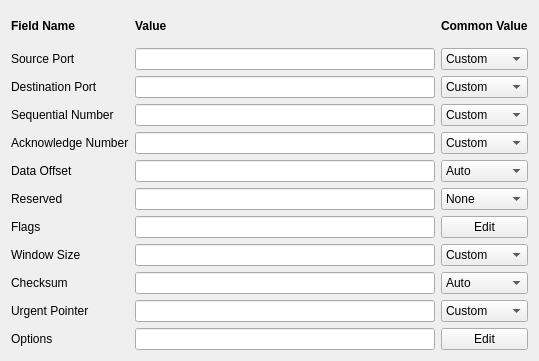
             <widget class="QWidget" name="scrollAreaWidgetContents_5">
              <property name="geometry">
               <rect>
                <x>0</x>
                <y>-194</y>
                <width>539</width>
                <height>361</height>
               </rect>
              </property>
              <layout class="QGridLayout" name="gridLayout_6">
               <item row="1" column="0">
                <widget class="QLabel" name="label_29">
                 <property name="text">
                  <string>Source Port</string>
                 </property>
                </widget>
               </item>
               <item row="4" column="0">
                <widget class="QLabel" name="label_32">
                 <property name="text">
                  <string>Acknowledge Number</string>
                 </property>
                </widget>
               </item>
               <item row="7" column="0">
                <widget class="QLabel" name="label_33">
                 <property name="text">
                  <string>Data Offset</string>
                 </property>
                </widget>
               </item>
               <item row="10" column="0">
                <widget class="QLabel" name="label_36">
                 <property name="text">
                  <string>Flags</string>
                 </property>
                </widget>
               </item>
               <item row="3" column="0">
                <widget class="QLabel" name="label_31">
                 <property name="text">
                  <string>Sequential Number</string>
                 </property>
                </widget>
               </item>
               <item row="8" column="0">
                <widget class="QLabel" name="label_37">
                 <property name="text">
                  <string>Reserved</string>
                 </property>
                </widget>
               </item>
               <item row="2" column="0">
                <widget class="QLabel" name="label_30">
                 <property name="text">
                  <string>Destination Port</string>
                 </property>
                </widget>
               </item>
               <item row="12" column="3">
                <widget class="QLineEdit" name="lineEditTCPChksum"/>
               </item>
               <item row="0" column="3">
                <widget class="QLabel" name="label_53">
                 <property name="text">
                  <string>&lt;b&gt;Value&lt;/b&gt;</string>
                 </property>
                </widget>
               </item>
               <item row="2" column="3">
                <widget class="QLineEdit" name="lineEditTCPDport"/>
               </item>
               <item row="13" column="3">
                <widget class="QLineEdit" name="lineEditTCPUrgptr"/>
               </item>
               <item row="13" column="0">
                <widget class="QLabel" name="label_39">
                 <property name="text">
                  <string>Urgent Pointer</string>
                 </property>
                </widget>
               </item>
               <item row="11" column="0">
                <widget class="QLabel" name="label_35">
                 <property name="text">
                  <string>Window Size</string>
                 </property>
                </widget>
               </item>
               <item row="3" column="3">
                <widget class="QLineEdit" name="lineEditTCPSeq"/>
               </item>
               <item row="12" column="0">
                <widget class="QLabel" name="label_34">
                 <property name="text">
                  <string>Checksum</string>
                 </property>
                </widget>
               </item>
               <item row="8" column="3">
                <widget class="QLineEdit" name="lineEditTCPReserved"/>
               </item>
               <item row="10" column="3">
                <widget class="QLineEdit" name="lineEditTCPFlags"/>
               </item>
               <item row="11" column="3">
                <widget class="QLineEdit" name="lineEditTCPWindow"/>
               </item>
               <item row="0" column="0">
                <widget class="QLabel" name="label_52">
                 <property name="text">
                  <string>&lt;b&gt;Field Name&lt;/b&gt;</string>
                 </property>
                </widget>
               </item>
               <item row="14" column="3">
                <widget class="QLineEdit" name="lineEditTCPOptions"/>
               </item>
               <item row="4" column="3">
                <widget class="QLineEdit" name="lineEditTCPAck"/>
               </item>
               <item row="14" column="0">
                <widget class="QLabel" name="label_38">
                 <property name="text">
                  <string>Options</string>
                 </property>
                </widget>
               </item>
               <item row="7" column="3">
                <widget class="QLineEdit" name="lineEditTCPDataofs"/>
               </item>
               <item row="1" column="3">
                <widget class="QLineEdit" name="lineEditTCPSport"/>
               </item>
               <item row="1" column="4">
                <widget class="QComboBox" name="comboBoxTCPSport">
                 <item>
                  <property name="text">
                   <string>Custom</string>
                  </property>
                 </item>
                </widget>
               </item>
               <item row="4" column="4">
                <widget class="QComboBox" name="comboBoxTCPAck">
                 <item>
                  <property name="text">
                   <string>Custom</string>
                  </property>
                 </item>
                </widget>
               </item>
               <item row="7" column="4">
                <widget class="QComboBox" name="comboBoxTCPDataofs">
                 <item>
                  <property name="text">
                   <string>Auto</string>
                  </property>
                 </item>
                 <item>
                  <property name="text">
                   <string>Custom</string>
                  </property>
                 </item>
                </widget>
               </item>
               <item row="8" column="4">
                <widget class="QComboBox" name="comboBoxTCPReserved">
                 <item>
                  <property name="text">
                   <string>None</string>
                  </property>
                 </item>
                 <item>
                  <property name="text">
                   <string>Custom</string>
                  </property>
                 </item>
                </widget>
               </item>
               <item row="2" column="4">
                <widget class="QComboBox" name="comboBoxTCPDport">
                 <item>
                  <property name="text">
                   <string>Custom</string>
                  </property>
                 </item>
                </widget>
               </item>
               <item row="0" column="4">
                <widget class="QLabel" name="label_54">
                 <property name="text">
                  <string>&lt;b&gt;Common Value&lt;/bcombo&gt;</string>
                 </property>
                </widget>
               </item>
               <item row="3" column="4">
                <widget class="QComboBox" name="comboBoxTCPSeq">
                 <item>
                  <property name="text">
                   <string>Custom</string>
                  </property>
                 </item>
                </widget>
               </item>
               <item row="12" column="4">
                <widget class="QComboBox" name="comboBoxTCPChksum">
                 <item>
                  <property name="text">
                   <string>Auto</string>
                  </property>
                 </item>
                 <item>
                  <property name="text">
                   <string>Custom</string>
                  </property>
                 </item>
                </widget>
               </item>
               <item row="11" column="4">
                <widget class="QComboBox" name="comboBoxTCPWindow">
                 <item>
                  <property name="text">
                   <string>Custom</string>
                  </property>
                 </item>
                </widget>
               </item>
               <item row="13" column="4">
                <widget class="QComboBox" name="comboBoxTCPUrgptr">
                 <item>
                  <property name="text">
                   <string>Custom</string>
                  </property>
                 </item>
                </widget>
               </item>
               <item row="10" column="4">
                <widget class="QPushButton" name="pushButtonEditTCPFlag">
                 <property name="text">
                  <string>Edit</string>
                 </property>
                </widget>
               </item>
               <item row="14" column="4">
                <widget class="QPushButton" name="pushButtonEditTCPOptions">
                 <property name="text">
                  <string>Edit</string>
                 </property>
                </widget>
               </item>
              </layout>
             </widget>
